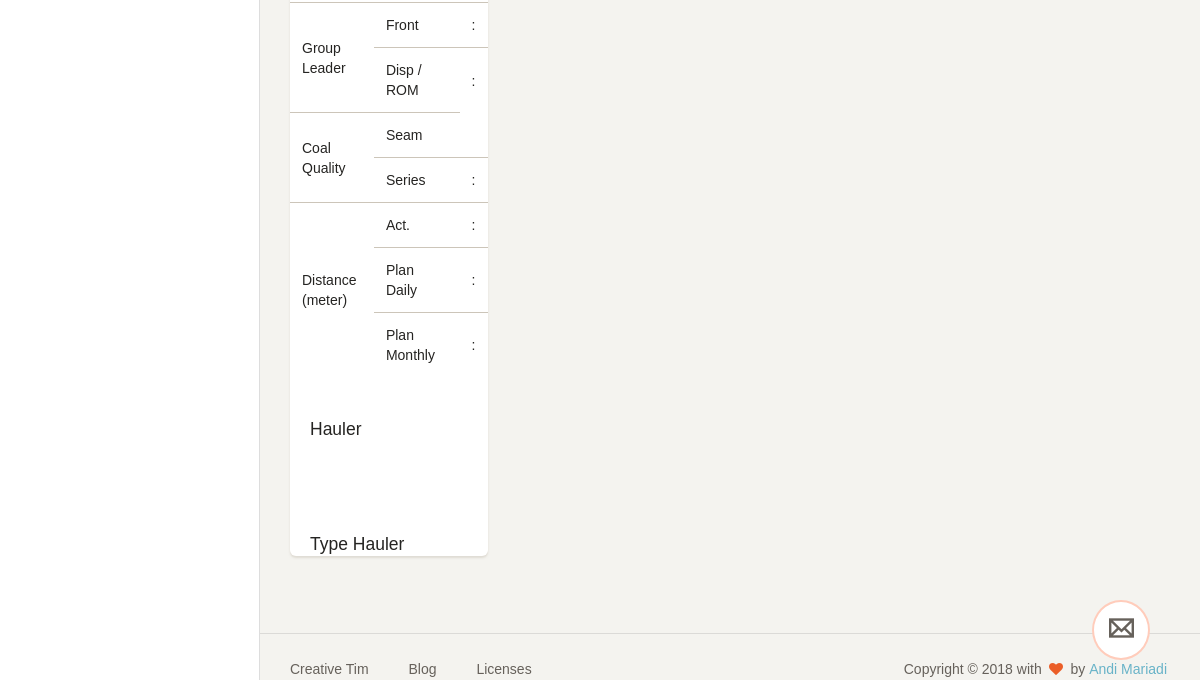
The page /index.php?fleet_all (signed in, lower part) on the database as committed earlier.
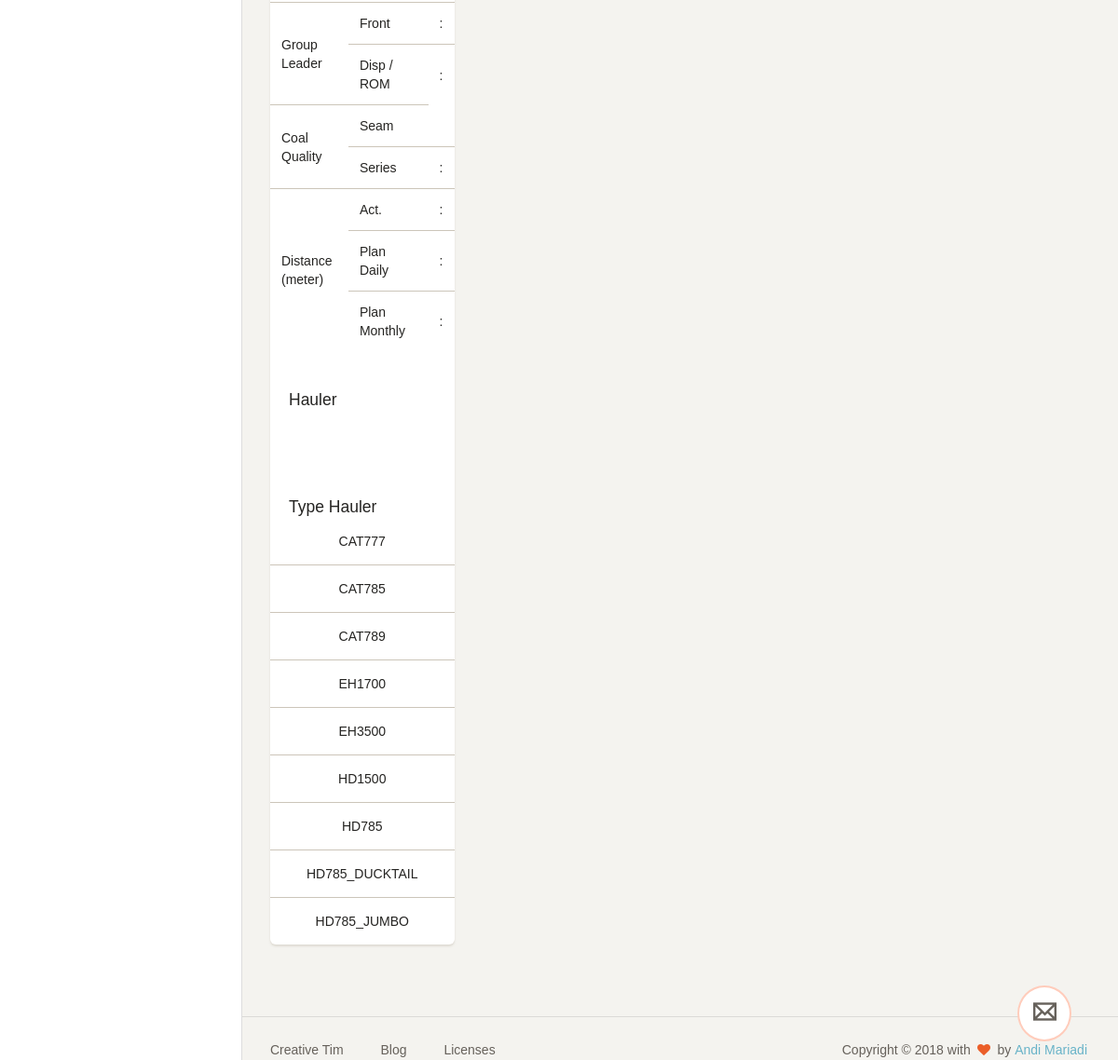
The same page on the database as committed later.
### tables this page shows
CREATE TABLE IF NOT EXISTS `enum` (
`id` int(10) NOT NULL,
  `name` varchar(100) NOT NULL,
  `type` varchar(50) NOT NULL,
  `refid` int(10) NOT NULL
);

### system/crud.php (called while the page is built, shortened)
<?php
class crud
{
	private $server = 'localhost';
	private $user = 'root';
	private $pass = '';
	private $database = 'fleet_control';
	function __construct() {
		$this->connection = new mysqli($this->server, $this->user, $this->pass, $this->database);
	}
}
?>

### page/detail_all.php (the view, shortened to what this page needs)
<div class="content ">
<div class="container-fluid">
        <div class="row">
            <div class="col-xs-3">
                <div class="card">
                    <table class="table">
                		<thead>
                            <tr>
                                <td rowspan="2">Group Leader</td>
                                <td>Front</td>
                                <td>:</td>
                            </tr>
                            <tr>
                                <td width="45%">Disp / ROM</td>
                                <td>:</td>
                            </tr>
                            <tr>
                                <td rowspan="2">Coal Quality</td>
                                <td>Seam</td>
                            </tr>
                            <tr>
                                <td>Series</td>
                                <td>:</td>
                            </tr>
                            <tr>
                                <td rowspan="3">Distance (meter)</td>
                                <td>Act.</td>
                                <td>:</td>
                            </tr>
                            <tr>
                                <td>Plan Daily</td>
                                <td>:</td>
                            </tr>
                            <tr>
                                <td>Plan Monthly</td>
                                <td>:</td>
                            </tr>
                		</thead>
                    </table>
                    <div class="header">
                        <h5 class="title">Hauler</h5>
                    </div>
                    <table class="table table-striped">
                        <thead>
                            <tr>
                                <td align="center">&nbsp;</td>
                            </tr>
                        </thead>
                    </table>
                    <div class="header">
                        <h5 class="title">Type Hauler</h5>
                    </div>
                    <table class="table table-striped">
                        <thead>
                            <?php
                            $enum = "SELECT `name` FROM `enum` WHERE `enum`.`type` = 'type_hauler'";
                            $sql_enum = mysqli_query($db->connection, $enum);
                            while ($data = mysqli_fetch_assoc($sql_enum)) {
                                echo '<tr><td align="center">' . $data['name'] . '</td></tr>';
                            }
                            ?>
                        </thead>
                    </table>
                </div>
            </div>
        </div>
    </div>
</div>

Rows that differ between the two databases and show on the page:
added enum: name "CAT777"
added enum: name "CAT785"
added enum: name "CAT789"
added enum: name "EH1700"
added enum: name "EH3500"
added enum: name "HD1500"
added enum: name "HD785"
added enum: name "HD785_DUCKTAIL"
added enum: name "HD785_JUMBO"
